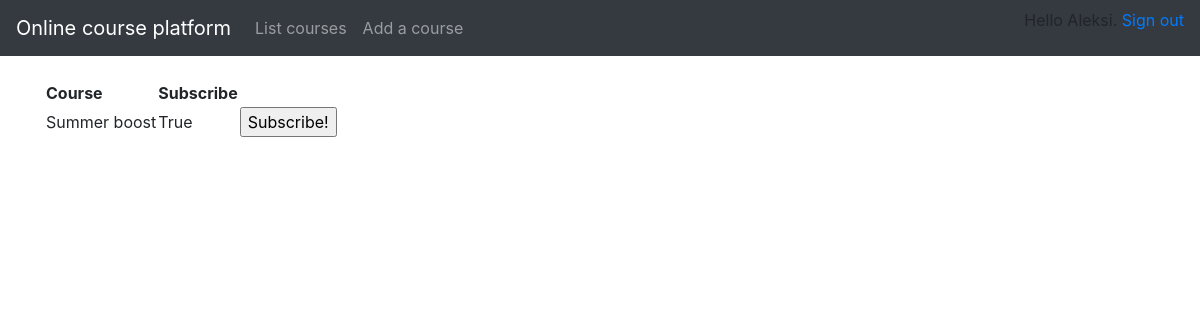
The app's page /courses (signed in) with its own data.
### application/auth/models.py (models this page shows, shortened)
class User(Base):
    __tablename__ = "account"
    name = db.Column(db.String(144), nullable=False)
    username = db.Column(db.String(144), nullable=False)
    password = db.Column(db.String(144), nullable=False)
    urole = db.Column(db.String(80), nullable=False)
    tasks = db.relationship("Course", backref='account', lazy=True)

### application/courses/models.py (models this page shows, shortened)
class Course(Base):
    name = db.Column(db.String(144), nullable=False)
    done = db.Column(db.Boolean, nullable=False)
    account_id = db.Column(db.Integer, db.ForeignKey('account.id'),
                           nullable=False)

### application/courses/views.py (the view)
@app.route("/courses", methods=["GET"])
def courses_index():
	return render_template("courses/list.html", courses = Course.query.all())

### application/__init__.py (called while the page is built)
@login_manager.user_loader
def load_user(user_id):
    return User.query.get(user_id)

### application/templates/courses/list.html
{% extends "layout.html" %}
{% block body %}
  <table>
    <tr>
      <th>Course</th>
      <th>Subscribe</th>
    </tr>
    {% for course in courses %}
    <tr>
      <td>{{ course.name }}</td>
      <td>{{ course.done }}</td>
      <td>
        <form method="POST" action="{{ url_for('courses_set_done', course_id=course.id) }}">
          <input type="submit" value="Subscribe!"/>
        </form>
      </td>
    </tr>
    {% endfor %}
  </table>
{% endblock %}

### application/templates/layout.html (shortened to what this page needs)
<!DOCTYPE html>
<html>
  <head>
    <link rel="stylesheet" href="https://maxcdn.bootstrapcdn.com/bootstrap/4.0.0/css/bootstrap.min.css">
  </head>
  <body>
    <nav class="navbar navbar-expand-md navbar-dark bg-dark mb-4">
      <a class="navbar-brand" href="#">Online course platform</a>
      <div class="collapse navbar-collapse" id="navbarCollapse">
        <ul class="navbar-nav mr-auto">
          <li class="nav-item">
            <a class="nav-link" href="{{ url_for('courses_index') }} ">List courses</a>
          </li>
          <li class="nav-item">
            <a class="nav-link" href="{{ url_for('courses_form') }} ">Add a course</a>
          </li>
        </ul>
        <div class="form-inline mt-2 mt-md-0">
          {% if current_user.is_authenticated %}
          <p>
	        Hello {{ current_user.name }}. <a href="{{ url_for('auth_logout') }}">Sign out</a>
          </p>
          {% else %}
          <a href="{{ url_for('auth_login') }}">Sign in</a>
          {% endif %}
        </div>
      </div>
    </nav>
    <main role="main" class="container">
      {% block body %}{% endblock %}
    </main>
    </body>
  </body>
</html>

### records on screen
User: name "Aleksi"
Course: name "Summer boost", done "True"
